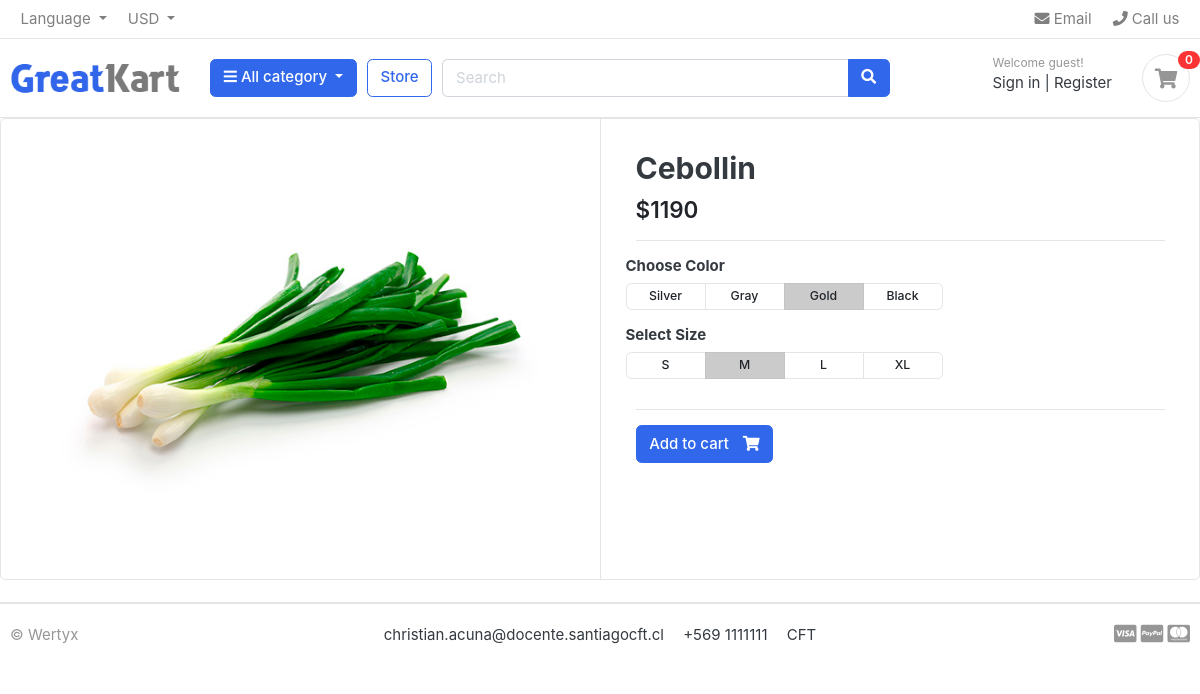
Page /store/vegetables/cebollin/ on the committed database.
### store/models.py (models this page shows, shortened)
class Product(models.Model):
    product_name = models.CharField(max_length=200, unique=True)
    slug = models.CharField(max_length=200, unique=True)
    description = models.TextField(max_length=1000, blank=True)
    price = models.IntegerField()
    images = models.ImageField(upload_to='photos/products')
    stock = models.PositiveIntegerField()
    is_available = models.BooleanField(default=True)
    category = models.ForeignKey(Category, on_delete=models.CASCADE)
    created_date = models.DateTimeField(auto_now_add=True)
    modified_date = models.DateTimeField(auto_now=True)

### store/views.py (the view)
# urls.py: path('<slug:category_slug>/<slug:product_slug>/', views.product_detail, name="product_detail"),
def product_detail(request, category_slug, product_slug):
    product = Product.objects.get(category__slug=category_slug, slug=product_slug)
    return render(request, "product_detail.html", context={"product": product})

### carts/context_processors.py (called while the page is built)
def counter_items(request):
    cart_count = 0
    try:
        cart = Cart.objects.get(cart_id=cart_id(request))
        cart_items = CartItem.objects.all().filter(cart=cart)
        for cart_item in cart_items:
            cart_count += cart_item.quantity
    except Cart.DoesNotExist:
        cart_count = 0
    return {"cart_count": cart_count}

### carts/views.py (called while the page is built)
def cart_id(request):
    cart = request.session.session_key
    print("cart", cart)
    if cart is None:
        cart = request.session.create()
    return cart

### category/context_processors.py (called while the page is built)
def global_category(request):
    menu_links = Category.objects.all()
    return dict(menu_links=menu_links)

### templates/product_detail.html (shortened to what this page needs)
{% extends 'base.html' %}
{% block content %}
<div class="card">
	<div class="row no-gutters">
		<aside class="col-md-6">
<article class="gallery-wrap">
	<div class="img-big-wrap">
	   <a href="#"><img src="{{ product.images.url }}"></a>
	</div>
</article>
		</aside>
		<main class="col-md-6 border-left">
<article class="content-body">
<h2 class="title">{{ product.product_name }}</h2>
<div class="mb-3">
	<var class="price h4">${{ product.price }}</var>
</div>
<hr>
	<div class="row">
		<div class="item-option-select">
			<h6>Choose Color</h6>
			<div class="btn-group btn-group-sm btn-group-toggle" data-toggle="buttons">
			  <label class="btn btn-light">
			    <input type="radio" name="radio_color"> Silver
			  </label>
			  <label class="btn btn-light">
			    <input type="radio" name="radio_color" > Gray
			  </label>
			  <label class="btn btn-light active">
			    <input type="radio" name="radio_color checked"> Gold
			  </label>
			  <label class="btn btn-light">
			    <input type="radio" name="radio_color"> Black
			  </label>
			</div>
		</div>
	</div>
	<div class="row">
		<div class="item-option-select">
			<h6>Select Size</h6>
			<div class="btn-group btn-group-sm btn-group-toggle" data-toggle="buttons">
			  <label class="btn btn-light">
			    <input type="radio" name="radio_color"> S
			  </label>
			  <label class="btn btn-light active">
			    <input type="radio" name="radio_color" checked> M
			  </label>
			  <label class="btn btn-light">
			    <input type="radio" name="radio_color"> L
			  </label>
			  <label class="btn btn-light">
			    <input type="radio" name="radio_color"> XL
			  </label>
			</div>
		</div>
	</div>
	<hr>
	{% if product.stock %}
		<a href="{% url 'add_cart' product.id %}" class="btn  btn-primary"> <span class="text">Add to cart</span> <i class="fas fa-shopping-cart"></i>  </a>
	{% else %}
		<h2 class="title">Sin stock</h2>
	{% endif %}
</article>
		</main>
	</div>
</div>
<br>
{% endblock content %}

### ecommerce/static/css/ui.css (style rules this page uses)
html { font-family: "Inter", sans-serif; font-size: 15px; }
.content-body { flex: 1 1 auto; padding: 2rem 2.3rem; }
var { font-style: normal; }
article:after, .form-group:after { display: block; clear: both; content: ""; }
.btn-light { background-color: #fff; border-color: #e4e4e4; }
.btn .text + i { margin-left: 10px; }
.price { font-weight: 600; color: #212529; }
.gallery-wrap .img-big-wrap { margin-bottom: 10px; border-radius: 0.37rem; overflow: hidden; background-color: #fff; }
.gallery-wrap .img-big-wrap a { text-align: center; display: block; }
.gallery-wrap .img-big-wrap img { height: 450px; width: auto; display: inline-block; }
.item-option-select { margin-bottom: 1rem; display: inline-block; margin-right: 15px; }
.item-option-select .btn { min-width: 80px; }

### rows in the picture
Product: images (picture), product_name "Cebollin", price "1190"

### other values in the picture
{{ cart_count }} "0"
